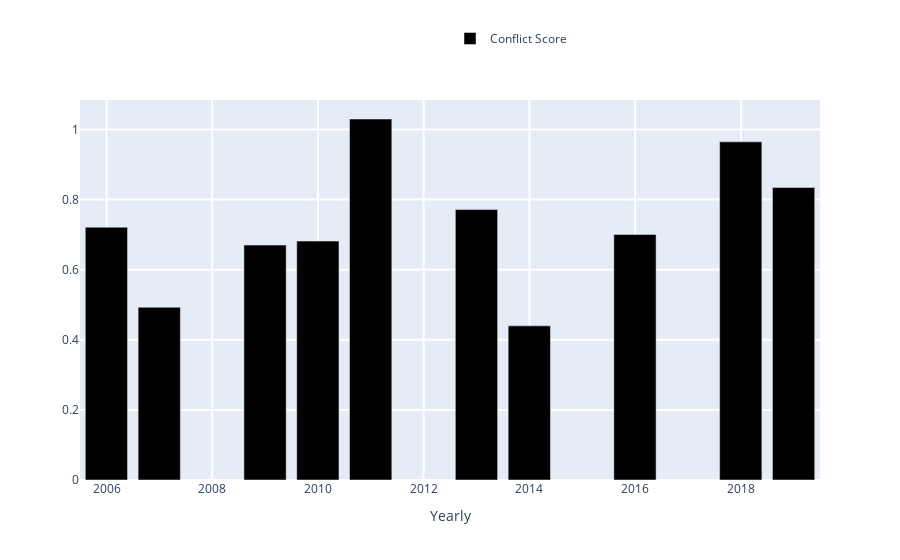

Source (notebook cell):
### Markdown cell above
<span style="color: #626262"> Try yourself! This is what will happen when you click 'Show Page Conflict' button: </span>

### Code cell
### ----------------------------------------------------------------------------------- ###
### TRY YOURSELF! THIS IS WHAT WILL HAPPEN WHEN YOU CLICK 'Show Page Conflict' BUTTON   ###
### ----------------------------------------------------------------------------------- ###

## This is the page you used ##
print('The page that is being used:', the_page['title'], f'({abbreviation(languageSelection.value).upper()})')

## Continue to use our data from A.2; calculate the Conflict Score definded as above ##
conflict_sc = total_actions.conflict.sum() / total_actions.elegibles.sum()
print('Page conflict score is:', conflict_sc)

## visualization, core visual code lies in ConflictsListener, then the interact function    ##
## make it interactive, mode details see:                                                   ##
## https://github.com/gesiscss/wikiwho_demo/blob/master/visualization/conflicts_listener.py ##

# First check whether the page conflict score is zero
if conflict_sc != 0:
    # Define a ConflictsListener instance
    conflicts_listener = ConflictsListener(total_actions)

    # Set parameters
    begin_date = total_actions['year_month'].iloc[0]
    end_date = total_actions['year_month'].iloc[-1]
    frequency = 'Yearly' # 'Monthly'
    
    # The metrics we need:
    # ['Total', 'Total_surv_48h', 'Total_persistent', 'Total_stopword_count',
    #  'Total Elegible Actions', 'Number of Conflicts', 'Number of Revisions',
    #  'Conflict Score', 'Absolute Conflict Score', 'Conflict Ratio', ('None')]
    # Note: only 'red_line' has 'None' option.
    black_line = 'Conflict Score'
    red_line = 'None'
    
    conflicts_listener.listen(
        _range1 = begin_date,
        _range2 = end_date,
        granularity = frequency,
        black = black_line,
        red = red_line
    )

### Figure 1 — Plotly figure (JSON) as saved in the notebook; plotly's stock layout.template omitted (floating-point values rounded to 4 significant figures)
{"data": [{"marker": {"color": "rgba(0, 0, 0, 1)"}, "name": "Conflict Score", "type": "bar", "x": ["2005-12-31T00:00:00", "2006-12-31T00:00:00", "2008-12-31T00:00:00", "2009-12-31T00:00:00", "2010-12-31T00:00:00", "2012-12-31T00:00:00", "2013-12-31T00:00:00", "2015-12-31T00:00:00", "2017-12-31T00:00:00", "2018-12-31T00:00:00"], "y": [0.721, 0.4926, 0.67, 0.6813, 1.03, 0.7712, 0.4396, 0.7004, 0.9644, 0.8344]}], "layout": {"barmode": "group", "hovermode": "closest", "legend": {"x": 0.5, "y": 1.2}, "showlegend": true, "xaxis": {"gridwidth": 2, "ticklen": 5, "title": {"text": "Yearly"}, "zeroline": true}, "yaxis": {"gridwidth": 2, "ticklen": 5}}}
